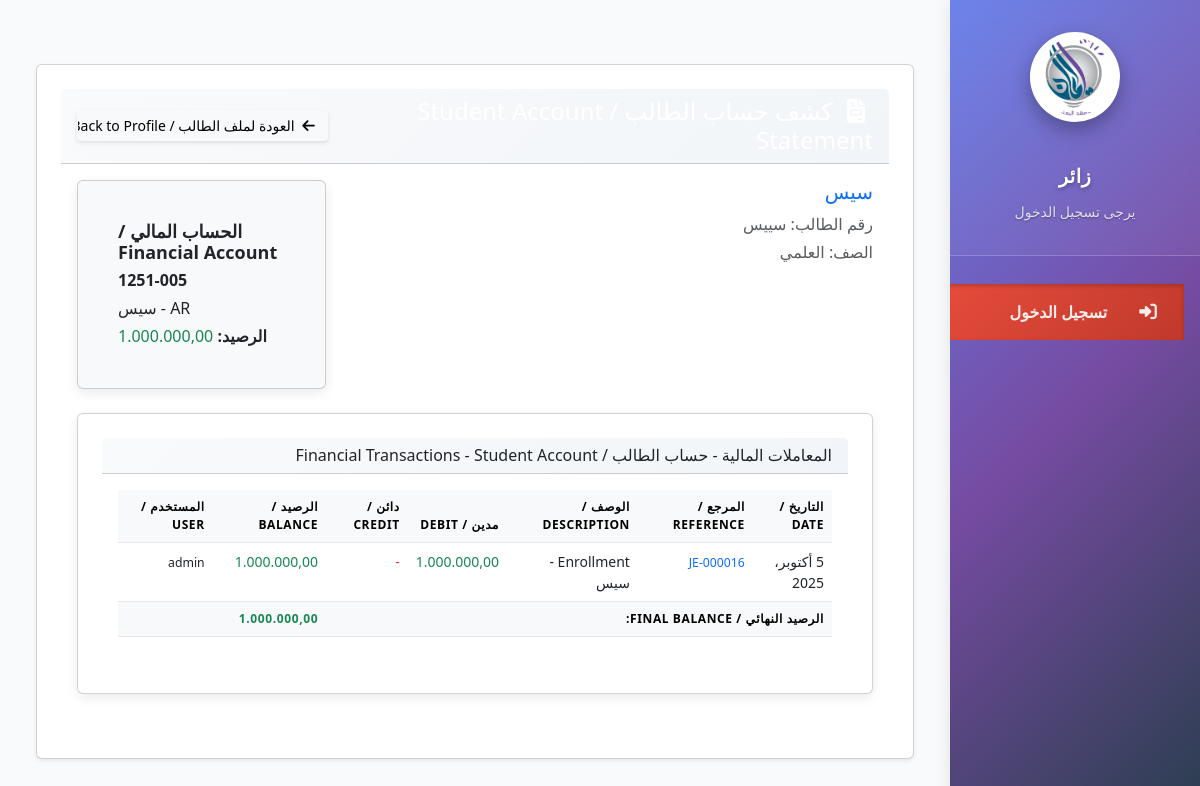
The page /students/5/statement/ on the database its author committed.
### students/models.py (models this page shows, shortened)
class Student(models.Model):
    class Gender(models.TextChoices):
        MALE = 'male', 'ذكر'
        FEMALE = 'female', 'أنثى'
    class HowKnewUs(models.TextChoices):
        FRIEND = 'friend', 'صديق'
        SOCIAL = 'social', 'وسائل التواصل الاجتماعي'
        AD = 'ad', 'إعلان'
        ADS = 'ads', 'إعلانات طرقية'
        OTHER = 'other', 'أخرى'
    class Academic_Track(models.TextChoices):
        LITERARY = 'أدبي', 'الأدبي'
        SCIENTIFIC = 'علمي', 'العلمي'
        NINTH_GRADE = 'تاسع', 'الصف التاسع'
    full_name = models.CharField(max_length=200)
    email = models.EmailField(blank=True, null=True)
    phone = models.CharField(max_length=20, blank=True)
    gender = models.CharField(max_length=6, choices=Gender.choices, blank=True)
    branch = models.CharField(max_length=10, choices=Academic_Track.choices, blank=True)
    birth_date = models.DateField(null=True, blank=True)
    student_number = models.CharField(max_length=20, blank=True)
    nationality = models.CharField(max_length=50, blank=True)
    registration_date = models.DateField(default=datetime.now)
    tase3 = models.IntegerField(default=0, blank=True)
    disease = models.TextField(blank=True, default="none")
    is_active = models.BooleanField(default=True, verbose_name="نشط")
    father_name = models.CharField(max_length=100, blank=True)
    father_job = models.CharField(max_length=100, blank=True)
    father_phone = models.CharField(max_length=20, blank=True)
    mother_name = models.CharField(max_length=100, blank=True)
    mother_job = models.CharField(max_length=100, blank=True)
    mother_phone = models.CharField(max_length=20, blank=True)
    address = models.TextField(blank=True)
    home_phone = models.CharField(max_length=20, blank=True)
    previous_school = models.CharField(max_length=100, blank=True)
    elementary_school = models.CharField(max_length=100, blank=True)
    how_knew_us = models.CharField(
        max_length=100,
        choices=HowKnewUs.choices,
        blank=True,
        null=True
    )
    notes = models.TextField(blank=True)
    added_by = models.ForeignKey(
        User,
        on_delete=models.SET_NULL,
        null=True,
        blank=True,
        verbose_name="تم الإضافة بواسطة"
    )
    discount_percent = models.DecimalField(
        max_digits=5,
        decimal_places=2,
        default=Decimal('0'),
        help_text="Percentage discount (0-100)",
        verbose_name='نسبة الحسم الافتراضي %'
    )
    discount_amount = models.DecimalField(
        max_digits=10,
        decimal_places=2,
        default=Decimal('0'),
        help_text="Fixed amount discount",
        verbose_name='قيمة الحسم الافتراضي'
    )
    discount_reason = models.CharField(
        max_length=200,
        blank=True,
        verbose_name='سبب الحسم'
    )
    created_at = models.DateTimeField(auto_now_add=True)
    updated_at = models.DateTimeField(auto_now=True)
    account = models.ForeignKey(
        'accounts.Account',
        on_delete=models.SET_NULL,
        null=True,
        blank=True,
        verbose_name='حساب الطالب (ذمم)'
    )
    class Meta:
        ordering = ['full_name']
        verbose_name = 'طالب'
        verbose_name_plural = 'الطلاب'

### accounts/models.py (models this page shows, shortened)
class Account(models.Model):
    ACCOUNT_TYPE_CHOICES = [
        ('ASSET', 'الأصول / Assets'),
        ('LIABILITY', 'الخصوم / Liabilities'),
        ('EQUITY', 'حقوق الملكية / Equity'),
        ('REVENUE', 'الإيرادات / Revenue'),
        ('EXPENSE', 'المصروفات / Expenses'),
    ]
    code = models.CharField(max_length=20, unique=True, verbose_name='رمز الحساب / Account Code')
    name = models.CharField(max_length=200, verbose_name='اسم الحساب / Account Name')
    name_ar = models.CharField(max_length=200, blank=True, verbose_name='الاسم بالعربية / Arabic Name')
    account_type = models.CharField(max_length=20, choices=ACCOUNT_TYPE_CHOICES, verbose_name='نوع الحساب / Account Type')
    parent = models.ForeignKey('self', on_delete=models.CASCADE, null=True, blank=True, related_name='children', verbose_name='الحساب الأب / Parent Account')
    description = models.TextField(blank=True, verbose_name='الوصف / Description')
    is_active = models.BooleanField(default=True, verbose_name='نشط / Active')
    balance = models.DecimalField(max_digits=15, decimal_places=2, default=0, verbose_name='الرصيد / Balance')
    is_course_account = models.BooleanField(default=False, verbose_name='حساب الدورة / Course Account')
    course_name = models.CharField(max_length=200, blank=True, verbose_name='اسم الدورة / Course Name')
    is_student_account = models.BooleanField(default=False, verbose_name='حساب الطالب / Student Account')
    student_name = models.CharField(max_length=200, blank=True, verbose_name='اسم الطالب / Student Name')
    created_at = models.DateTimeField(auto_now_add=True)
    updated_at = models.DateTimeField(auto_now=True)
    class Meta:
        verbose_name = 'الحساب / Account'
        verbose_name_plural = 'الحسابات / Accounts'
        ordering = ['code']

class JournalEntry(models.Model):
    ENTRY_TYPE_CHOICES = [
        ('MANUAL', 'يدوي / Manual'),
        ('enrollment', 'تسجيل / enrollment'),
        ('PAYMENT', 'دفع / Payment'),
        ('COMPLETION', 'إكمال / Completion'),
        ('EXPENSE', 'مصروف / Expense'),
        ('SALARY', 'راتب / Salary'),
        ('ADVANCE', 'سلفة / Advance'),
        ('ADJUSTMENT', 'تسوية / Adjustment'),
    ]
    reference = models.CharField(max_length=50, unique=True, verbose_name='المرجع / Reference')
    date = models.DateField(verbose_name='التاريخ / Date')
    description = models.TextField(verbose_name='الوصف / Description')
    entry_type = models.CharField(max_length=20, choices=ENTRY_TYPE_CHOICES, default='MANUAL', verbose_name='نوع القيد / Entry Type')
    total_amount = models.DecimalField(max_digits=15, decimal_places=2, verbose_name='المبلغ الإجمالي / Total Amount')
    is_posted = models.BooleanField(default=False, verbose_name='مُرحل / Posted')
    posted_at = models.DateTimeField(null=True, blank=True, verbose_name='تاريخ الترحيل / Posted At')
    posted_by = models.ForeignKey(User, on_delete=models.SET_NULL, null=True, blank=True, related_name='posted_entries', verbose_name='مُرحل بواسطة / Posted By')
    created_by = models.ForeignKey(User, on_delete=models.PROTECT, verbose_name='أُنشئ بواسطة / Created By')
    created_at = models.DateTimeField(auto_now_add=True)
    updated_at = models.DateTimeField(auto_now=True)
    class Meta:
        verbose_name = 'قيد اليومية / Journal Entry'
        verbose_name_plural = 'قيود اليومية / Journal Entries'
        ordering = ['-date', '-created_at']

class Transaction(models.Model):
    journal_entry = models.ForeignKey(JournalEntry, on_delete=models.CASCADE, related_name='transactions', verbose_name='قيد اليومية / Journal Entry')
    account = models.ForeignKey(Account, on_delete=models.PROTECT, related_name='transactions', verbose_name='الحساب / Account')
    amount = models.DecimalField(max_digits=15, decimal_places=2, validators=[MinValueValidator(Decimal('0.01'))], verbose_name='المبلغ / Amount')
    is_debit = models.BooleanField(verbose_name='مدين / Debit')
    description = models.CharField(max_length=500, blank=True, verbose_name='الوصف / Description')
    cost_center = models.ForeignKey(CostCenter, on_delete=models.SET_NULL, null=True, blank=True, verbose_name='مركز التكلفة / Cost Center')
    created_at = models.DateTimeField(auto_now_add=True)
    class Meta:
        verbose_name = 'المعاملة / Transaction'
        verbose_name_plural = 'المعاملات / Transactions'
    @property
    def debit_amount(self):
        return self.amount if self.is_debit else Decimal('0.00')
    @property
    def credit_amount(self):
        return self.amount if not self.is_debit else Decimal('0.00')

### students/views.py (the view, shortened to what this page needs)
# urls.py: path('<int:student_id>/statement/', views.StudentStatementView.as_view(), name='student_statement'),
class StudentStatementView(DetailView):
    model = Student
    template_name = 'students/student_statement.html'
    context_object_name = 'student'
    pk_url_kwarg = 'student_id'
    def get_context_data(self, **kwargs):
        context = super().get_context_data(**kwargs)
        student = self.get_object()
        account = getattr(student, 'account', None)
        receipts = (StudentReceipt.objects
                    .filter(student_profile=student)
                    .select_related('course', 'created_by')
                    .order_by('-date', '-id'))
        paid_by_course = defaultdict(float)
        courses = {}
        for rcp in receipts:
            if rcp.course_id:
                courses[rcp.course_id] = rcp.course
                paid_by_course[rcp.course_id] += float(rcp.net_amount or 0)
        per_course = []
        per_course.sort(key=lambda x: x['course'].name)
        rows, bal = [], 0
        if account:
            txns = (Transaction.objects
                    .filter(account=account)
                    .select_related('journal_entry', 'journal_entry__created_by')
                    .order_by('journal_entry__date', 'id'))
            for t in txns:
                bal += (t.debit_amount - t.credit_amount)
                rows.append({
                    'date': t.journal_entry.date,
                    'ref': t.journal_entry.reference,
                    'desc': t.description,
                    'debit': t.debit_amount,
                    'credit': t.credit_amount,
                    'balance': bal,
                    'created_by': t.journal_entry.created_by.get_full_name() or t.journal_entry.created_by.username
                })
        context.update({
            'account': account,
            'rows': rows,
            'balance': bal,
            'receipts': receipts,
            'per_course': per_course,
        })
        return context

### templates/students/student_statement.html (shortened to what this page needs)
{% extends "base.html" %}
{% load emp_perms %}
{% load static %}
{% block content %}
<div class="container-fluid py-4">
    <div class="row">
        <div class="col-12">
            <div class="card shadow-sm">
                <div class="card-header bg-primary text-white">
                    <div class="d-flex justify-content-between align-items-center">
                        <h4 class="mb-0">
                            <i class="fas fa-file-invoice me-2"></i>
                        </h4>
                        <a href="{% url 'students:student_profile' student.id %}" class="btn btn-light btn-sm">
                            <i class="fas fa-arrow-left me-1"></i>
                            العودة لملف الطالب / Back to Profile
                        </a>
                    </div>
                </div>
                <div class="card-body">
                    <div class="row mb-4">
                        <div class="col-md-8">
                            <h5 class="text-primary">{{ student.full_name }}</h5>
                            <p class="text-muted mb-1">رقم الطالب: {{ student.student_number }}</p>
                            <p class="text-muted mb-1">الصف: {{ student.get_branch_display }}</p>
                        </div>
                        <div class="col-md-4 text-end">
                            {% if account %}
                            <div class="card bg-light">
                                <div class="card-body p-3">
                                    <h6 class="card-title mb-1">الحساب المالي / Financial Account</h6>
                                    <p class="mb-1"><strong>{{ account.code }}</strong></p>
                                    <p class="mb-1">{{ account.name }}</p>
                                    <p class="mb-0">
                                        <strong>الرصيد: </strong>
                                        <span class="{% if balance >= 0 %}text-success{% else %}text-danger{% endif %}">
                                            {{ balance|floatformat:2 }}
                                        </span>
                                    </p>
                                </div>
                            </div>
                            {% else %}
                            <div class="alert alert-warning">
                                <i class="fas fa-exclamation-triangle"></i>
                                لا يوجد حساب مالي
                            </div>
                            {% endif %}
                        </div>
                    </div>
                    <div class="card mb-4">
                        <div class="card-header">
                            <h6 class="mb-0">المعاملات المالية - حساب الطالب / Financial Transactions - Student Account</h6>
                        </div>
                        <div class="card-body">
                            {% if account and rows %}
                            <div class="table-responsive">
                                <table class="table table-hover">
                                    <thead class="table-light">
                                        <tr>
                                            <th>التاريخ / Date</th>
                                            <th>المرجع / Reference</th>
                                            <th>الوصف / Description</th>
                                            <th>مدين / Debit</th>
                                            <th>دائن / Credit</th>
                                            <th>الرصيد / Balance</th>
                                            <th>المستخدم / User</th>
                                        </tr>
                                    </thead>
                                    <tbody>
                                        {% for row in rows %}
                                        <tr>
                                            <td>{{ row.date }}</td>
                                            <td>
                                                <small class="text-primary">{{ row.ref }}</small>
                                            </td>
                                            <td>{{ row.desc }}</td>
                                            <td class="text-success">
                                                {% if row.debit > 0 %}{{ row.debit|floatformat:2 }}{% else %}-{% endif %}
                                            </td>
                                            <td class="text-danger">
                                                {% if row.credit > 0 %}{{ row.credit|floatformat:2 }}{% else %}-{% endif %}
                                            </td>
                                            <td class="{% if row.balance >= 0 %}text-success{% else %}text-danger{% endif %}">
                                                {{ row.balance|floatformat:2 }}
                                            </td>
                                            <td>
                                                <small>{{ row.created_by }}</small>
                                            </td>
                                        </tr>
                                        {% endfor %}
                                    </tbody>
                                    <tfoot class="table-light">
                                        <tr>
                                            <th colspan="5">الرصيد النهائي / Final Balance:</th>
                                            <th class="{% if balance >= 0 %}text-success{% else %}text-danger{% endif %}">
                                                {{ balance|floatformat:2 }}
                                            </th>
                                            <th></th>
                                        </tr>
                                    </tfoot>
                                </table>
                            </div>
                            {% endif %}
                        </div>
                    </div>
                </div>
            </div>
        </div>
    </div>
</div>
{% endblock %}

### rows shown on the page
Student: full_name "سيس", student_number "سييس", branch "العلمي"
Account: code "1251-005", name "AR - سيس"
JournalEntry: date "5 أكتوبر، 2025", ref "JE-000016"
Transaction: desc "Enrollment - سيس", debit "1.000.000,00"

### other values the page prints
{{ balance|floatformat:2 }} "1.000.000,00"
{{ row.balance|floatformat:2 }} "1.000.000,00"
{{ row.created_by }} "admin"
